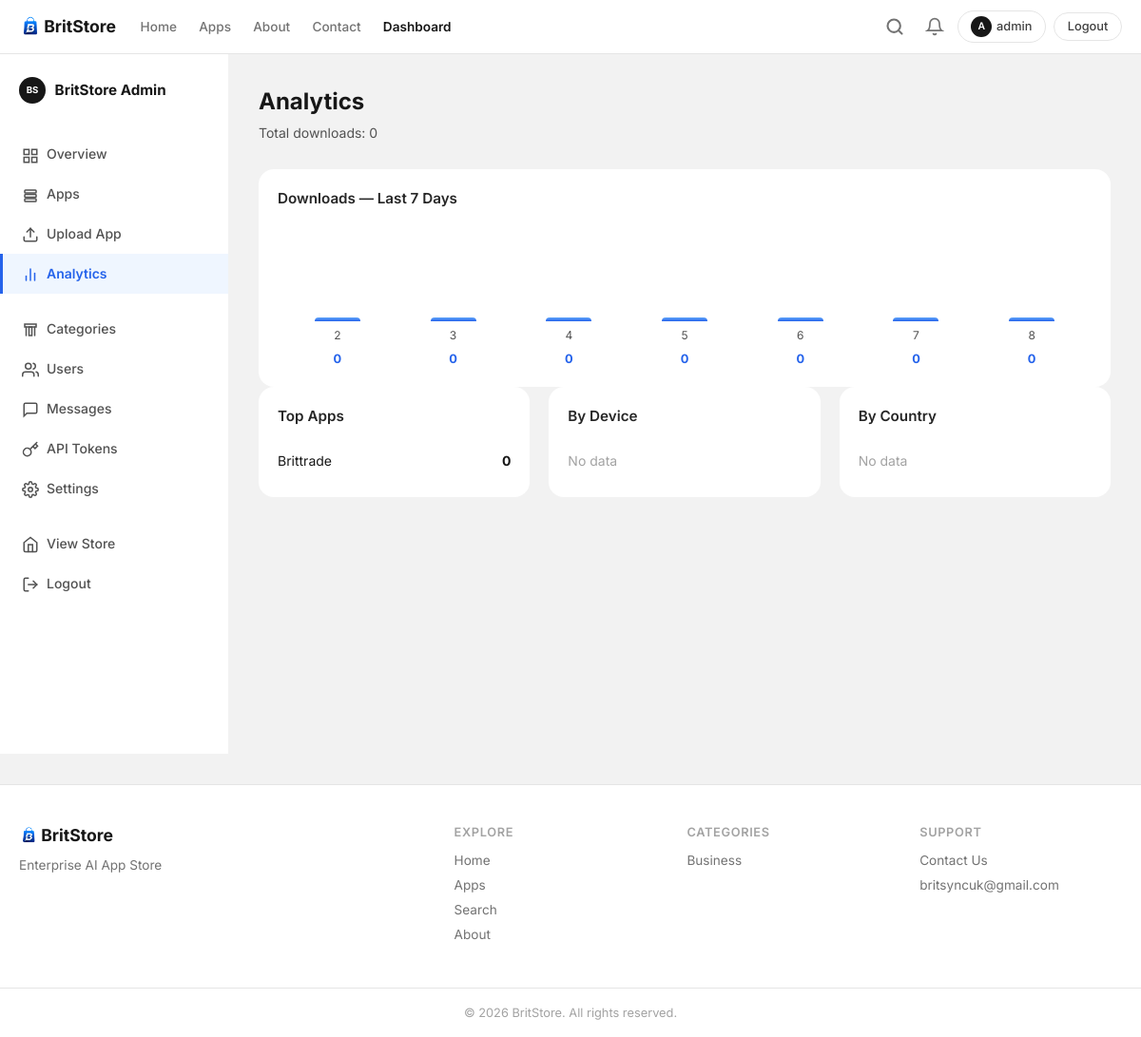
The page /dashboard/analytics/ (signed in) on the database as committed earlier.
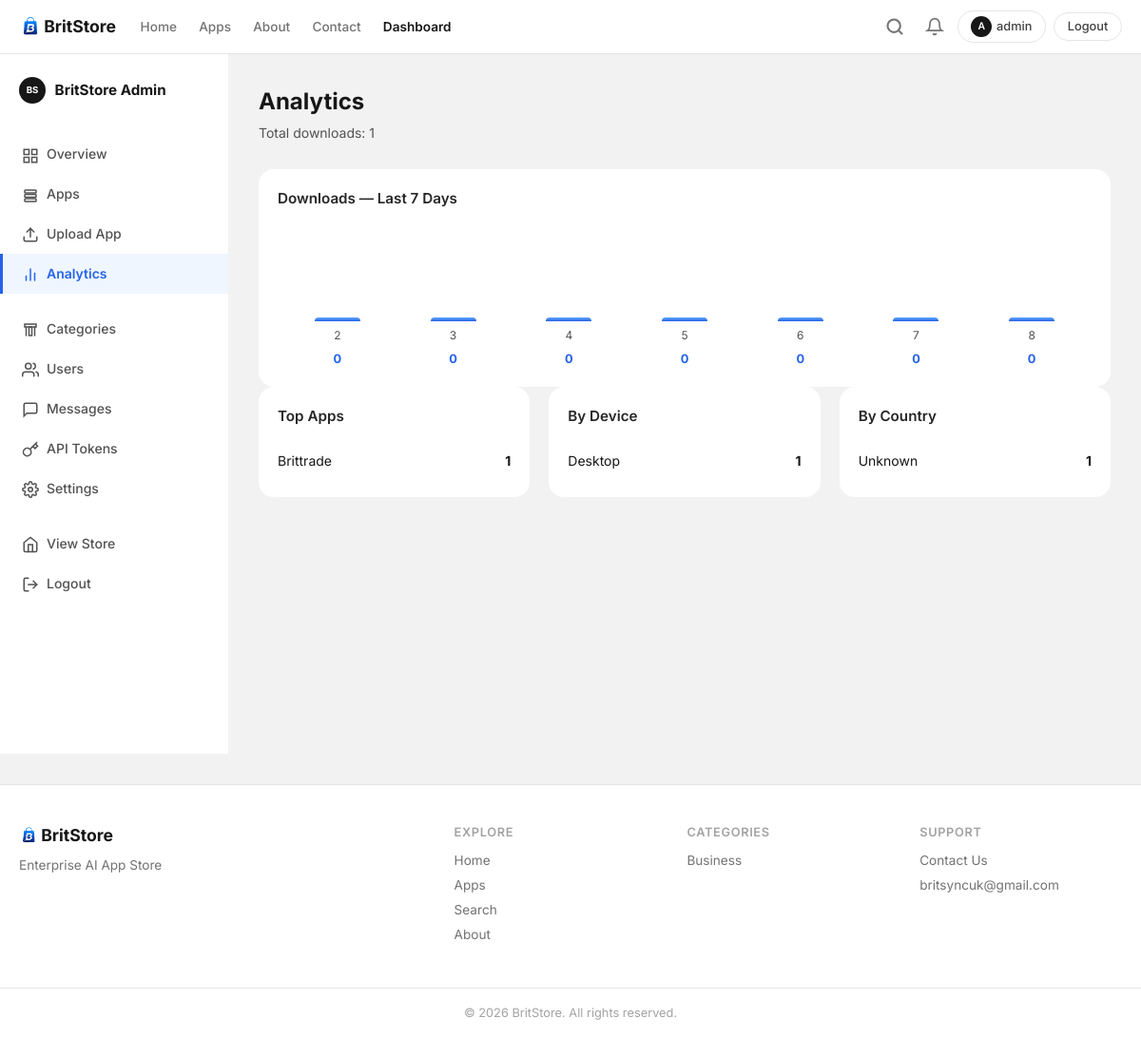
The same page on the database as committed later.
### store/models.py (models this page shows, shortened)
class App(models.Model):
    AGE_ALL = 'all'
    AGE_12 = '12+'
    AGE_16 = '16+'
    AGE_18 = '18+'
    AGE_CHOICES = [
        (AGE_ALL, 'All Ages'),
        (AGE_12, '12+'),
        (AGE_16, '16+'),
        (AGE_18, '18+'),
    ]
    PRICE_FREE = 'free'
    PRICE_PAID = 'paid'
    PRICE_CHOICES = [
        (PRICE_FREE, 'Free'),
        (PRICE_PAID, 'Paid'),
    ]
    CURRENCY_CHOICES = [
        ('USD', 'USD — US Dollar'),
        ('PKR', 'PKR — Pakistani Rupee'),
        ('EUR', 'EUR — Euro'),
        ('GBP', 'GBP — British Pound'),
        ('INR', 'INR — Indian Rupee'),
        ('AED', 'AED — UAE Dirham'),
        ('SAR', 'SAR — Saudi Riyal'),
    ]
    name = models.CharField(max_length=200)
    slug = models.SlugField(max_length=220, unique=True, blank=True)
    short_description = models.CharField(max_length=300, blank=True, default='')
    full_description = models.TextField(blank=True, default='')
    category = models.ForeignKey(Category, on_delete=models.PROTECT, related_name='apps', null=True, blank=True)
    version = models.CharField(max_length=50)
    package_name = models.CharField(max_length=200, unique=True, db_index=True)
    apk_file = models.FileField(upload_to=app_apk_path, blank=True, default='')
    icon = models.ImageField(upload_to=app_icon_path, blank=True, default='')
    file_size = models.PositiveBigIntegerField(default=0, help_text='Size in bytes')
    android_version = models.CharField(max_length=50, default='Android 8+')
    release_notes = models.TextField(blank=True)
    download_count = models.PositiveIntegerField(default=0)
    featured = models.BooleanField(default=False)
    published = models.BooleanField(default=False)
    uploaded_by = models.ForeignKey(
        User, on_delete=models.SET_NULL, null=True, blank=True, related_name='uploaded_apps',
    )
    age_rating = models.CharField(max_length=4, choices=AGE_CHOICES, default=AGE_ALL)
    price_type = models.CharField(max_length=4, choices=PRICE_CHOICES, default=PRICE_FREE)
    price = models.DecimalField(max_digits=8, decimal_places=2, null=True, blank=True, help_text='Price (only for paid apps)')
    currency = models.CharField(max_length=10, choices=CURRENCY_CHOICES, default='USD', help_text='Currency for paid apps')
    created_at = models.DateTimeField(auto_now_add=True)
    updated_at = models.DateTimeField(auto_now=True)
    class Meta:
        ordering = ['-created_at']

class Category(models.Model):
    name = models.CharField(max_length=100, unique=True)
    slug = models.SlugField(max_length=120, unique=True, blank=True)
    description = models.TextField(blank=True)
    icon = models.ImageField(upload_to='category_icons/', blank=True)
    icon_emoji = models.CharField(max_length=10, blank=True, help_text='Fallback emoji if no icon image')
    created_at = models.DateTimeField(auto_now_add=True)
    class Meta:
        verbose_name_plural = 'Categories'
        ordering = ['name']

class Download(models.Model):
    app = models.ForeignKey(App, on_delete=models.CASCADE, related_name='downloads')
    user = models.ForeignKey(User, on_delete=models.SET_NULL, null=True, blank=True, related_name='downloads')
    ip_address = models.GenericIPAddressField(null=True, blank=True)
    country = models.CharField(max_length=100, default='Unknown')
    device_type = models.CharField(max_length=50, default='Unknown')
    downloaded_at = models.DateTimeField(auto_now_add=True)
    class Meta:
        ordering = ['-downloaded_at']

### store/views.py (the view)
# urls.py: path('dashboard/analytics/', views.analytics_view, name='dashboard_analytics'),
@dashboard_required
def analytics_view(request):
    now = timezone.now()
    downloads_qs = Download.objects.select_related('app')
    apps_qs = App.objects.all()
    daily = []
    for i in range(6, -1, -1):
        day = (now - timedelta(days=i)).date()
        count = downloads_qs.filter(downloaded_at__date=day).count()
        daily.append({'date': day.strftime('%a %d'), 'count': count})
    by_device = list(
        downloads_qs.values('device_type').annotate(count=Count('id')).order_by('-count'),
    )
    by_country = list(
        downloads_qs.values('country').annotate(count=Count('id')).order_by('-count')[:10],
    )
    top_apps = apps_qs.order_by('-download_count')[:10]
    return render(request, 'analytics.html', {
        'daily_downloads': daily,
        'by_device': by_device,
        'by_country': by_country,
        'top_apps': top_apps,
        'total_downloads': downloads_qs.count(),
    })

### store/context_processors.py (called while the page is built)
def site_context(request):
    settings_obj = WebsiteSettings.get_solo()
    from store.models import Category, Notification
    nav_categories = Category.objects.annotate(
        published_count=Count('apps', filter=Q(apps__published=True)),
    ).filter(published_count__gt=0)[:8]
    notifications = []
    unread_notifications = 0
    if request.user.is_authenticated and request.user.is_super_admin:
        notifications = Notification.objects.all()[:10]
        unread_notifications = Notification.objects.filter(is_read=False).count()
    return {
        'site_settings': settings_obj,
        'nav_categories': nav_categories,
        'notifications': notifications,
        'unread_notifications': unread_notifications,
    }

### store/models.py (called while the page is built)
    @property
    def is_super_admin(self):
        return self.role == self.ROLE_SUPER_ADMIN or self.is_superuser

    @property
    def can_access_dashboard(self):
        return self.is_super_admin or self.is_app_manager or self.is_staff

    @property
    def avatar_letter(self):
        return self.username[0].upper() if self.username else '?'

    @classmethod
    def get_solo(cls):
        obj, _ = cls.objects.get_or_create(pk=1)
        return obj

### templates/analytics.html (shortened to what this page needs)
{% extends 'base.html' %}
{% load static %}
{% block extra_css %}<link rel="stylesheet" href="{% static 'css/dashboard.css' %}">{% endblock %}
{% block content %}
<div class="dashboard-layout">
    {% include 'dashboard/sidebar.html' %}
    <div class="dashboard-main">
        <div class="dashboard-header">
            <h1>Analytics</h1>
            <p>Total downloads: {{ total_downloads }}</p>
        </div>
        <div class="dashboard-card full-width">
            <h3>Downloads — Last 7 Days</h3>
            <div class="chart-bars">
                {% for day in daily_downloads %}
                <div class="chart-bar-item">
                    <div class="chart-bar" data-count="{{ day.count|default:0 }}"></div>
                    <span>{{ day.date|slice:"5:" }}</span>
                    <strong>{{ day.count }}</strong>
                </div>
                {% endfor %}
            </div>
        </div>
        <div class="dashboard-grid">
            <div class="dashboard-card">
                <h3>Top Apps</h3>
                <ul class="dash-list">
                    {% for app in top_apps %}
                    <li><span>{{ app.name }}</span><strong>{{ app.download_count }}</strong></li>
                    {% empty %}
                    <li class="text-muted">No data</li>
                    {% endfor %}
                </ul>
            </div>
            <div class="dashboard-card">
                <h3>By Device</h3>
                <ul class="dash-list">
                    {% for item in by_device %}
                    <li><span>{{ item.device_type }}</span><strong>{{ item.count }}</strong></li>
                    {% empty %}
                    <li class="text-muted">No data</li>
                    {% endfor %}
                </ul>
            </div>
            <div class="dashboard-card">
                <h3>By Country</h3>
                <ul class="dash-list">
                    {% for item in by_country %}
                    <li><span>{{ item.country }}</span><strong>{{ item.count }}</strong></li>
                    {% empty %}
                    <li class="text-muted">No data</li>
                    {% endfor %}
                </ul>
            </div>
        </div>
    </div>
</div>
{% endblock %}

### templates/base.html (shortened to what the changed rows need)
{% load static %}
<!DOCTYPE html>
<html lang="en">
<head>
    <link rel="stylesheet" href="{% static 'css/style.css' %}?v=2">
    {% block extra_css %}{% endblock %}
</head>
<body>
    <main>
        {% block content %}{% endblock %}
    </main>
    <footer class="site-footer">
        <div class="container footer-grid">
            <div class="footer-links">
                <h4>Categories</h4>
                {% for cat in nav_categories|slice:":5" %}
                <a href="{% url 'category' cat.slug %}">{{ cat.name }}</a>
                {% empty %}
                <span class="text-muted">No categories yet</span>
                {% endfor %}
            </div>
        </div>
    </footer>
</body>
</html>

Rows that differ between the two databases and show on the page:
changed App "Brittrade": download_count "0" → "1"
added Download: device_type "Desktop", count "1", country "Unknown"
Other text that changed with them:
{{ total_downloads }}: "0" → "1"
text no longer shown: "No data No data"
